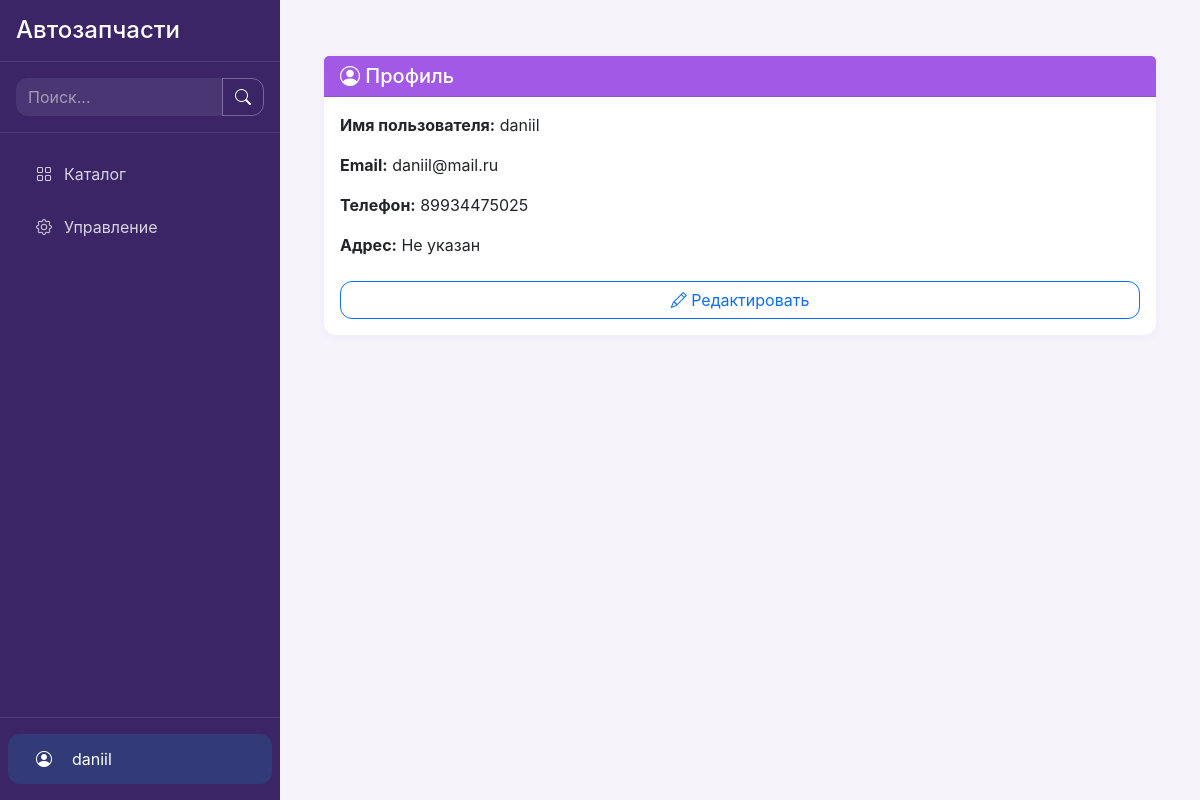
Screenshot of /profile/ (signed in) with the database file from the repository.
### autoparts/models.py (models this page shows)
class User(AbstractUser):
    ROLES = (
        ('admin', 'Администратор'),
        ('manager', 'Менеджер'),
        ('client', 'Клиент'),
    )
    role = models.CharField(max_length=10, choices=ROLES, default='client')
    phone = models.CharField(max_length=20, blank=True)
    address = models.TextField(blank=True)

### autoparts/views.py (the view)
# urls.py: path('profile/', views.profile, name='profile'),
@login_required
def profile(request):
    orders = Order.objects.filter(user=request.user).select_related(
        'user'
    ).prefetch_related(
        'orderitem_set__part'
    ).order_by('-created_at')
    return render(request, 'autoparts/profile.html', {
        'orders': orders,
        'user': request.user
    })

### autoparts/templates/autoparts/profile.html
{% extends 'autoparts/base.html' %}
{% block content %}
<div class="container mt-4">
    <div class="row">
        <div class="col-md-4 mb-4 w-100">
            <div class="card">
                <div class="card-header bg-primary text-white">
                    <h5 class="mb-0">
                        <i class="bi bi-person-circle"></i> Профиль
                    </h5>
                </div>
                <div class="card-body">
                    <p><strong>Имя пользователя:</strong> {{ user.username }}</p>
                    <p><strong>Email:</strong> {{ user.email }}</p>
                    <p><strong>Телефон:</strong> {{ user.phone|default:"Не указан" }}</p>
                    <p><strong>Адрес:</strong> {{ user.address|default:"Не указан" }}</p>
                    <a href="#" class="btn btn-outline-primary w-100 mt-2">
                        <i class="bi bi-pencil"></i> Редактировать
                    </a>
                </div>
            </div>
        </div>
    </div>
</div>
{% endblock %}

### autoparts/templates/autoparts/base.html (shortened to what this page needs)
<!DOCTYPE html>
<html lang="ru">
<head>
    <link href="https://cdn.jsdelivr.net/npm/bootstrap@5.3.0/dist/css/bootstrap.min.css" rel="stylesheet">
    <link rel="stylesheet" href="https://cdn.jsdelivr.net/npm/bootstrap-icons@1.10.0/font/bootstrap-icons.css">
    {% load static %}
    <link rel="stylesheet" href="{% static 'css/variables.css' %}">
    <link rel="stylesheet" href="{% static 'css/base.css' %}">
    <link rel="stylesheet" href="{% static 'css/layout.css' %}">
    <link rel="stylesheet" href="{% static 'css/components.css' %}">
    <link rel="stylesheet" href="{% static 'css/utilities.css' %}">
</head>
<body>
    {% if user.is_authenticated %}
    <nav class="sidebar">
        <div class="sidebar-header">
            <h4 class="mb-0">Автозапчасти</h4>
        </div>
        <form class="search-form" action="{% url 'catalog' %}" method="get">
            <div class="input-group">
                <input class="form-control" type="search" name="q" placeholder="Поиск..." value="{{ request.GET.q }}">
                <button class="btn btn-outline-light" type="submit">
                    <i class="bi bi-search"></i>
                </button>
            </div>
        </form>
        <div class="sidebar-menu">
            <ul class="nav flex-column gap-1 px-2">
                <li class="nav-item">
                    <a class="nav-link text-decoration-none {% if request.resolver_match.url_name == 'catalog' %}active{% endif %}" href="{% url 'catalog' %}">
                        <i class="bi bi-grid"></i> Каталог
                    </a>
                </li>
                {% if user.role == 'manager' or user.role == 'admin' %}
                <li class="nav-item">
                    <a class="nav-link text-decoration-none {% if request.resolver_match.url_name == 'part_management' %}active{% endif %}" href="{% url 'part_management' %}">
                        <i class="bi bi-gear"></i> Управление
                    </a>
                </li>
                {% endif %}
            </ul>
        </div>
        <div class="user-info py-0 px-2">
            <div class="sidebar-menu">
                <ul class="nav flex-column gap-1">
                    <li class="nav-item">
                        <a class="nav-link text-decoration-none {% if request.resolver_match.url_name == 'profile' %}active{% endif %}" href="{% url 'profile' %}">
                            <i class="bi bi-person-circle me-2"></i>
                            <span>{{ user.username }}</span>
                        </a>
                    </li>
                </ul>
            </div>
        </div>
    </nav>
    {% endif %}
    <main class="main-content">
        {% block content %}{% endblock %}
    </main>
</body>
</html>

### static/css/variables.css (style rules this page uses)
:root { --primary-color: #a259e6; --primary-hover: #7c3fa9; --secondary-color: #ceade6; --sidebar-bg: #3b2566; --sidebar-text: #fff; --main-bg: #f6f3fa; --card-bg: #fff; --card-shadow: 0 2px 8px rgba(162, 89, 230, 0.06); --text-dark: #2d1a4a; --text-light: #fff; --success-color: #198754; --danger-color: #dc3545; --warning-color: #ffc107; --info-color: #0dcaf0; --light-color: #f8f9fa; --dark-color: #212529; --sidebar-width: 280px; --header-height: 60px; --border-radius: 12px; --spacing-xs: 0.25rem; --spacing-sm: 0.5rem; --spacing-md: 1rem; --spacing-lg: 1.5rem; --spacing-xl: 2rem; --shadow-sm: 0 .125rem .25rem rgba(0,0,0,.075); --shadow-md: 0 .5rem 1rem rgba(0,0,0,.15); --shadow-lg: 0 1rem 3rem rgba(0,0,0,.175); --transition-speed: 0.3s; --transition-timing: ease-in-out; }

### static/css/base.css (style rules this page uses)
*, *::before, *::after { box-sizing: border-box; margin: 0; padding: 0; }
html { font-size: 16px; line-height: 1.5; -webkit-text-size-adjust: 100%; -webkit-tap-highlight-color: rgba(0, 0, 0, 0); }
body { font-family: -apple-system, BlinkMacSystemFont, "Segoe UI", Roboto, "Helvetica Neue", Arial, sans-serif; color: var(--dark-color); background-color: var(--light-color); -webkit-font-smoothing: antialiased; -moz-osx-font-smoothing: grayscale; }
h1, h2, h3, h4, h5, h6 { margin-bottom: var(--spacing-md); font-weight: 500; line-height: 1.2; }
h4 { font-size: 1.5rem; }
h5 { font-size: 1.25rem; }
p { margin-bottom: var(--spacing-md); }
a { color: var(--primary-color); text-decoration: none !important; transition: color var(--transition-speed) var(--transition-timing); }
ul, ol { margin-bottom: var(--spacing-md); padding-left: var(--spacing-lg); }
input, button, select, optgroup, textarea { margin: 0; font-family: inherit; font-size: inherit; line-height: inherit; }
button, input { overflow: visible; }
button, select { text-transform: none; }
button, [type="button"], [type="reset"], [type="submit"] { -webkit-appearance: button; }

### static/css/layout.css (style rules this page uses)
body { min-height: 100vh; display: flex; background: var(--main-bg); color: var(--text-dark); }
.sidebar { width: var(--sidebar-width); background: var(--dark-color); color: white; position: fixed; height: 100vh; overflow-y: auto; transition: all var(--transition-speed) var(--transition-timing); z-index: 1000; }
.sidebar-header { padding: var(--spacing-md); border-bottom: 1px solid rgba(255,255,255,0.1); }
.sidebar-menu { padding: var(--spacing-md) 0; }
.sidebar-menu .nav-link { color: rgba(255,255,255,0.8); padding: var(--spacing-sm) var(--spacing-lg); display: flex; align-items: center; gap: var(--spacing-sm); transition: all var(--transition-speed) var(--transition-timing); }
.sidebar-menu .nav-link.active { color: white; background: rgba(255,255,255,0.1); }
.sidebar-menu .nav-link i { width: 1.5rem; text-align: center; }
.main-content { margin-left: var(--sidebar-width); flex: 1; padding: 2rem; background: var(--main-bg); min-height: 100vh; color: var(--text-dark); }
.search-form { padding: var(--spacing-md); border-bottom: 1px solid rgba(255,255,255,0.1); }
.search-form .form-control { background: rgba(255,255,255,0.1); border: none; color: white; }
.search-form .form-control::placeholder { color: rgba(255,255,255,0.5); }
.search-form .btn { color: white; border-color: rgba(255,255,255,0.2); }
.user-info { border-top: 1px solid rgba(255,255,255,0.1); margin-top: auto; }

### static/css/utilities.css (style rules this page uses)
.mb-0 { margin-bottom: 0 !important; }
.mt-2 { margin-top: var(--spacing-sm) !important; }
.mt-4 { margin-top: var(--spacing-lg) !important; }
.mb-4 { margin-bottom: var(--spacing-lg) !important; }
.flex-column { flex-direction: column !important; }
.w-100 { width: 100% !important; }
.btn-outline-light { color: var(--sidebar-text) !important; border-color: rgba(255,255,255,0.3) !important; background: transparent !important; }
.bg-primary { background-color: var(--primary-color) !important; }

### rows the page displays
User: username "daniil", email "daniil@mail.ru", phone "89934475025", address "Не указан"
